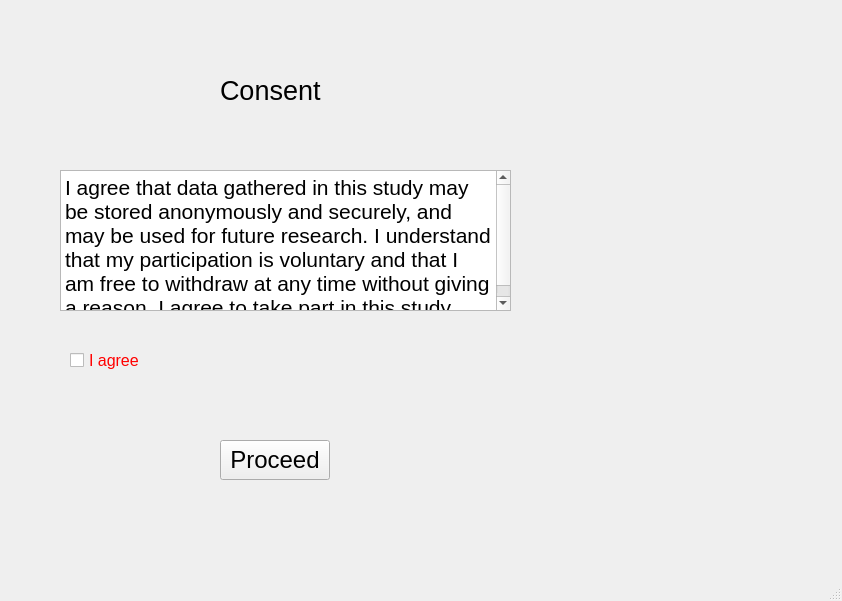
<?xml version="1.0" encoding="UTF-8"?>
<ui version="4.0">
 <class>MainWindow</class>
 <widget class="QMainWindow" name="MainWindow">
  <property name="geometry">
   <rect>
    <x>0</x>
    <y>0</y>
    <width>842</width>
    <height>601</height>
   </rect>
  </property>
  <property name="windowTitle">
   <string>MainWindow</string>
  </property>
  <widget class="QWidget" name="centralwidget">
   <widget class="QStackedWidget" name="pageContainer">
    <property name="geometry">
     <rect>
      <x>0</x>
      <y>20</y>
      <width>800</width>
      <height>500</height>
     </rect>
    </property>
    <property name="currentIndex">
     <number>0</number>
    </property>
    <widget class="QWidget" name="consentPage">
     <widget class="QLabel" name="consentLabel">
      <property name="geometry">
       <rect>
        <x>220</x>
        <y>0</y>
        <width>221</width>
        <height>141</height>
       </rect>
      </property>
      <property name="font">
       <font>
        <pointsize>20</pointsize>
       </font>
      </property>
      <property name="text">
       <string>Consent</string>
      </property>
     </widget>
     <widget class="QTextBrowser" name="textBrowser">
      <property name="geometry">
       <rect>
        <x>60</x>
        <y>150</y>
        <width>451</width>
        <height>141</height>
       </rect>
      </property>
      <property name="html">
       <string>&lt;!DOCTYPE HTML PUBLIC &quot;-//W3C//DTD HTML 4.0//EN&quot; &quot;http://www.w3.org/TR/REC-html40/strict.dtd&quot;&gt;
&lt;html&gt;&lt;head&gt;&lt;meta name=&quot;qrichtext&quot; content=&quot;1&quot; /&gt;&lt;style type=&quot;text/css&quot;&gt;
p, li { white-space: pre-wrap; }
&lt;/style&gt;&lt;/head&gt;&lt;body style=&quot; font-family:'MS Shell Dlg 2'; font-size:8pt; font-weight:400; font-style:normal;&quot;&gt;
&lt;p style=&quot; margin-top:12px; margin-bottom:12px; margin-left:0px; margin-right:0px; -qt-block-indent:0; text-indent:0px;&quot;&gt;&lt;span style=&quot; font-size:16pt;&quot;&gt;I agree that data gathered in this study may be stored anonymously and securely, and may be used for future research. I understand that my participation is voluntary and that I am free to withdraw at any time without giving a reason. I agree to take part in this study.&lt;/span&gt;&lt;/p&gt;&lt;/body&gt;&lt;/html&gt;</string>
      </property>
     </widget>
     <widget class="QCheckBox" name="checkBox">
      <property name="geometry">
       <rect>
        <x>70</x>
        <y>330</y>
        <width>131</width>
        <height>21</height>
       </rect>
      </property>
      <property name="palette">
       <palette>
        <active>
         <colorrole role="WindowText">
          <brush brushstyle="SolidPattern">
           <color alpha="255">
            <red>255</red>
            <green>0</green>
            <blue>0</blue>
           </color>
          </brush>
         </colorrole>
        </active>
        <inactive>
         <colorrole role="WindowText">
          <brush brushstyle="SolidPattern">
           <color alpha="255">
            <red>255</red>
            <green>0</green>
            <blue>0</blue>
           </color>
          </brush>
         </colorrole>
        </inactive>
        <disabled>
         <colorrole role="WindowText">
          <brush brushstyle="SolidPattern">
           <color alpha="255">
            <red>120</red>
            <green>120</green>
            <blue>120</blue>
           </color>
          </brush>
         </colorrole>
        </disabled>
       </palette>
      </property>
      <property name="font">
       <font>
        <pointsize>12</pointsize>
       </font>
      </property>
      <property name="text">
       <string>I agree</string>
      </property>
     </widget>
     <widget class="QPushButton" name="proceedButton1">
      <property name="geometry">
       <rect>
        <x>220</x>
        <y>420</y>
        <width>110</width>
        <height>40</height>
       </rect>
      </property>
      <property name="font">
       <font>
        <pointsize>18</pointsize>
       </font>
      </property>
      <property name="text">
       <string>Proceed</string>
      </property>
     </widget>
    </widget>
    <widget class="QWidget" name="demoPage">
     <widget class="QLabel" name="infoLabel">
      <property name="geometry">
       <rect>
        <x>0</x>
        <y>60</y>
        <width>311</width>
        <height>50</height>
       </rect>
      </property>
      <property name="palette">
       <palette>
        <active>
         <colorrole role="WindowText">
          <brush brushstyle="SolidPattern">
           <color alpha="255">
            <red>0</red>
            <green>85</green>
            <blue>127</blue>
           </color>
          </brush>
         </colorrole>
         <colorrole role="Button">
          <brush brushstyle="SolidPattern">
           <color alpha="255">
            <red>255</red>
            <green>255</green>
            <blue>255</blue>
           </color>
          </brush>
         </colorrole>
         <colorrole role="Text">
          <brush brushstyle="SolidPattern">
           <color alpha="255">
            <red>255</red>
            <green>255</green>
            <blue>255</blue>
           </color>
          </brush>
         </colorrole>
         <colorrole role="Base">
          <brush brushstyle="SolidPattern">
           <color alpha="255">
            <red>0</red>
            <green>0</green>
            <blue>0</blue>
           </color>
          </brush>
         </colorrole>
         <colorrole role="Window">
          <brush brushstyle="SolidPattern">
           <color alpha="255">
            <red>255</red>
            <green>255</green>
            <blue>255</blue>
           </color>
          </brush>
         </colorrole>
         <colorrole role="Shadow">
          <brush brushstyle="SolidPattern">
           <color alpha="255">
            <red>170</red>
            <green>170</green>
            <blue>127</blue>
           </color>
          </brush>
         </colorrole>
        </active>
        <inactive>
         <colorrole role="WindowText">
          <brush brushstyle="SolidPattern">
           <color alpha="255">
            <red>0</red>
            <green>85</green>
            <blue>127</blue>
           </color>
          </brush>
         </colorrole>
         <colorrole role="Button">
          <brush brushstyle="SolidPattern">
           <color alpha="255">
            <red>255</red>
            <green>255</green>
            <blue>255</blue>
           </color>
          </brush>
         </colorrole>
         <colorrole role="Text">
          <brush brushstyle="SolidPattern">
           <color alpha="255">
            <red>255</red>
            <green>255</green>
            <blue>255</blue>
           </color>
          </brush>
         </colorrole>
         <colorrole role="Base">
          <brush brushstyle="SolidPattern">
           <color alpha="255">
            <red>0</red>
            <green>0</green>
            <blue>0</blue>
           </color>
          </brush>
         </colorrole>
         <colorrole role="Window">
          <brush brushstyle="SolidPattern">
           <color alpha="255">
            <red>255</red>
            <green>255</green>
            <blue>255</blue>
           </color>
          </brush>
         </colorrole>
         <colorrole role="Shadow">
          <brush brushstyle="SolidPattern">
           <color alpha="255">
            <red>170</red>
            <green>170</green>
            <blue>127</blue>
           </color>
          </brush>
         </colorrole>
        </inactive>
        <disabled>
         <colorrole role="WindowText">
          <brush brushstyle="SolidPattern">
           <color alpha="255">
            <red>120</red>
            <green>120</green>
            <blue>120</blue>
           </color>
          </brush>
         </colorrole>
         <colorrole role="Button">
          <brush brushstyle="SolidPattern">
           <color alpha="255">
            <red>255</red>
            <green>255</green>
            <blue>255</blue>
           </color>
          </brush>
         </colorrole>
         <colorrole role="Text">
          <brush brushstyle="SolidPattern">
           <color alpha="255">
            <red>120</red>
            <green>120</green>
            <blue>120</blue>
           </color>
          </brush>
         </colorrole>
         <colorrole role="Base">
          <brush brushstyle="SolidPattern">
           <color alpha="255">
            <red>255</red>
            <green>255</green>
            <blue>255</blue>
           </color>
          </brush>
         </colorrole>
         <colorrole role="Window">
          <brush brushstyle="SolidPattern">
           <color alpha="255">
            <red>255</red>
            <green>255</green>
            <blue>255</blue>
           </color>
          </brush>
         </colorrole>
         <colorrole role="Shadow">
          <brush brushstyle="SolidPattern">
           <color alpha="255">
            <red>170</red>
            <green>170</green>
            <blue>127</blue>
           </color>
          </brush>
         </colorrole>
        </disabled>
       </palette>
      </property>
      <property name="font">
       <font>
        <family>Arial</family>
        <pointsize>12</pointsize>
        <weight>75</weight>
        <bold>true</bold>
       </font>
      </property>
      <property name="text">
       <string>Please provide the following information:</string>
      </property>
     </widget>
     <widget class="QLabel" name="ageLabel">
      <property name="geometry">
       <rect>
        <x>10</x>
        <y>160</y>
        <width>71</width>
        <height>31</height>
       </rect>
      </property>
      <property name="font">
       <font>
        <pointsize>10</pointsize>
        <weight>75</weight>
        <bold>true</bold>
       </font>
      </property>
      <property name="text">
       <string>Age:</string>
      </property>
     </widget>
     <widget class="QLabel" name="genderLabel">
      <property name="geometry">
       <rect>
        <x>10</x>
        <y>220</y>
        <width>71</width>
        <height>31</height>
       </rect>
      </property>
      <property name="font">
       <font>
        <pointsize>10</pointsize>
        <weight>75</weight>
        <bold>true</bold>
       </font>
      </property>
      <property name="text">
       <string>Gender:</string>
      </property>
     </widget>
     <widget class="QWidget" name="genderGroup" native="true">
      <property name="geometry">
       <rect>
        <x>80</x>
        <y>220</y>
        <width>451</width>
        <height>41</height>
       </rect>
      </property>
      <widget class="QRadioButton" name="rdbM">
       <property name="geometry">
        <rect>
         <x>10</x>
         <y>10</y>
         <width>71</width>
         <height>21</height>
        </rect>
       </property>
       <property name="font">
        <font>
         <pointsize>11</pointsize>
        </font>
       </property>
       <property name="text">
        <string>Male</string>
       </property>
      </widget>
      <widget class="QRadioButton" name="rdbF">
       <property name="geometry">
        <rect>
         <x>70</x>
         <y>10</y>
         <width>81</width>
         <height>21</height>
        </rect>
       </property>
       <property name="font">
        <font>
         <pointsize>11</pointsize>
        </font>
       </property>
       <property name="text">
        <string>Female</string>
       </property>
      </widget>
      <widget class="QRadioButton" name="rdbO">
       <property name="geometry">
        <rect>
         <x>150</x>
         <y>10</y>
         <width>71</width>
         <height>21</height>
        </rect>
       </property>
       <property name="font">
        <font>
         <pointsize>11</pointsize>
        </font>
       </property>
       <property name="text">
        <string>Other</string>
       </property>
      </widget>
      <widget class="QRadioButton" name="rdbP">
       <property name="geometry">
        <rect>
         <x>210</x>
         <y>10</y>
         <width>201</width>
         <height>21</height>
        </rect>
       </property>
       <property name="font">
        <font>
         <pointsize>11</pointsize>
        </font>
       </property>
       <property name="text">
        <string>Prefer not to say</string>
       </property>
      </widget>
     </widget>
     <widget class="QLineEdit" name="ageInput">
      <property name="geometry">
       <rect>
        <x>40</x>
        <y>160</y>
        <width>61</width>
        <height>20</height>
       </rect>
      </property>
      <property name="text">
       <string/>
      </property>
     </widget>
     <widget class="QLabel" name="eduLabel">
      <property name="geometry">
       <rect>
        <x>10</x>
        <y>280</y>
        <width>111</width>
        <height>61</height>
       </rect>
      </property>
      <property name="font">
       <font>
        <pointsize>11</pointsize>
        <weight>75</weight>
        <bold>true</bold>
       </font>
      </property>
      <property name="text">
       <string>Education Level:</string>
      </property>
     </widget>
     <widget class="QWidget" name="eduGrp" native="true">
      <property name="geometry">
       <rect>
        <x>110</x>
        <y>290</y>
        <width>491</width>
        <height>51</height>
       </rect>
      </property>
      <widget class="QRadioButton" name="rdbBA">
       <property name="geometry">
        <rect>
         <x>10</x>
         <y>10</y>
         <width>91</width>
         <height>21</height>
        </rect>
       </property>
       <property name="font">
        <font>
         <pointsize>10</pointsize>
        </font>
       </property>
       <property name="text">
        <string>Bachelor's</string>
       </property>
      </widget>
      <widget class="QRadioButton" name="rdbMA">
       <property name="geometry">
        <rect>
         <x>110</x>
         <y>10</y>
         <width>62</width>
         <height>21</height>
        </rect>
       </property>
       <property name="font">
        <font>
         <pointsize>10</pointsize>
        </font>
       </property>
       <property name="text">
        <string>Master</string>
       </property>
      </widget>
      <widget class="QRadioButton" name="rdbPhD">
       <property name="geometry">
        <rect>
         <x>200</x>
         <y>10</y>
         <width>62</width>
         <height>21</height>
        </rect>
       </property>
       <property name="font">
        <font>
         <pointsize>10</pointsize>
        </font>
       </property>
       <property name="text">
        <string>PhD</string>
       </property>
      </widget>
      <widget class="QRadioButton" name="rdbHS">
       <property name="geometry">
        <rect>
         <x>320</x>
         <y>10</y>
         <width>131</width>
         <height>21</height>
        </rect>
       </property>
       <property name="font">
        <font>
         <pointsize>10</pointsize>
        </font>
       </property>
       <property name="text">
        <string>Highscool or lower</string>
       </property>
      </widget>
     </widget>
     <widget class="QLabel" name="ageError">
      <property name="geometry">
       <rect>
        <x>130</x>
        <y>170</y>
        <width>251</width>
        <height>21</height>
       </rect>
      </property>
      <property name="palette">
       <palette>
        <active>
         <colorrole role="WindowText">
          <brush brushstyle="SolidPattern">
           <color alpha="255">
            <red>255</red>
            <green>0</green>
            <blue>0</blue>
           </color>
          </brush>
         </colorrole>
        </active>
        <inactive>
         <colorrole role="WindowText">
          <brush brushstyle="SolidPattern">
           <color alpha="255">
            <red>255</red>
            <green>0</green>
            <blue>0</blue>
           </color>
          </brush>
         </colorrole>
        </inactive>
        <disabled>
         <colorrole role="WindowText">
          <brush brushstyle="SolidPattern">
           <color alpha="255">
            <red>120</red>
            <green>120</green>
            <blue>120</blue>
           </color>
          </brush>
         </colorrole>
        </disabled>
       </palette>
      </property>
      <property name="font">
       <font>
        <pointsize>12</pointsize>
        <weight>75</weight>
        <bold>true</bold>
       </font>
      </property>
      <property name="text">
       <string>Error: Please enter a valid age</string>
      </property>
     </widget>
     <widget class="QLabel" name="genderError">
      <property name="geometry">
       <rect>
        <x>380</x>
        <y>260</y>
        <width>221</width>
        <height>31</height>
       </rect>
      </property>
      <property name="palette">
       <palette>
        <active>
         <colorrole role="WindowText">
          <brush brushstyle="SolidPattern">
           <color alpha="255">
            <red>255</red>
            <green>0</green>
            <blue>0</blue>
           </color>
          </brush>
         </colorrole>
        </active>
        <inactive>
         <colorrole role="WindowText">
          <brush brushstyle="SolidPattern">
           <color alpha="255">
            <red>255</red>
            <green>0</green>
            <blue>0</blue>
           </color>
          </brush>
         </colorrole>
        </inactive>
        <disabled>
         <colorrole role="WindowText">
          <brush brushstyle="SolidPattern">
           <color alpha="255">
            <red>120</red>
            <green>120</green>
            <blue>120</blue>
           </color>
          </brush>
         </colorrole>
        </disabled>
       </palette>
      </property>
      <property name="font">
       <font>
        <pointsize>12</pointsize>
        <weight>75</weight>
        <bold>true</bold>
       </font>
      </property>
      <property name="text">
       <string>Error: Please select your gender</string>
      </property>
     </widget>
     <widget class="QLabel" name="eduError">
      <property name="geometry">
       <rect>
        <x>400</x>
        <y>350</y>
        <width>201</width>
        <height>31</height>
       </rect>
      </property>
      <property name="palette">
       <palette>
        <active>
         <colorrole role="WindowText">
          <brush brushstyle="SolidPattern">
           <color alpha="255">
            <red>255</red>
            <green>0</green>
            <blue>0</blue>
           </color>
          </brush>
         </colorrole>
        </active>
        <inactive>
         <colorrole role="WindowText">
          <brush brushstyle="SolidPattern">
           <color alpha="255">
            <red>255</red>
            <green>0</green>
            <blue>0</blue>
           </color>
          </brush>
         </colorrole>
        </inactive>
        <disabled>
         <colorrole role="WindowText">
          <brush brushstyle="SolidPattern">
           <color alpha="255">
            <red>120</red>
            <green>120</green>
            <blue>120</blue>
           </color>
          </brush>
         </colorrole>
        </disabled>
       </palette>
      </property>
      <property name="font">
       <font>
        <pointsize>10</pointsize>
        <weight>75</weight>
        <bold>true</bold>
       </font>
      </property>
      <property name="text">
       <string>Error: Please select your Edu Level</string>
      </property>
     </widget>
     <widget class="QPushButton" name="proceedButton1_2">
      <property name="geometry">
       <rect>
        <x>290</x>
        <y>450</y>
        <width>110</width>
        <height>40</height>
       </rect>
      </property>
      <property name="font">
       <font>
        <pointsize>18</pointsize>
       </font>
      </property>
      <property name="text">
       <string>Proceed</string>
      </property>
     </widget>
    </widget>
    <widget class="QWidget" name="insPage">
     <widget class="QLabel" name="insLabel">
      <property name="geometry">
       <rect>
        <x>370</x>
        <y>50</y>
        <width>181</width>
        <height>41</height>
       </rect>
      </property>
      <property name="font">
       <font>
        <pointsize>18</pointsize>
       </font>
      </property>
      <property name="text">
       <string>Instruction</string>
      </property>
     </widget>
     <widget class="QTextBrowser" name="insText">
      <property name="geometry">
       <rect>
        <x>20</x>
        <y>130</y>
        <width>621</width>
        <height>151</height>
       </rect>
      </property>
      <property name="html">
       <string>&lt;!DOCTYPE HTML PUBLIC &quot;-//W3C//DTD HTML 4.0//EN&quot; &quot;http://www.w3.org/TR/REC-html40/strict.dtd&quot;&gt;
&lt;html&gt;&lt;head&gt;&lt;meta name=&quot;qrichtext&quot; content=&quot;1&quot; /&gt;&lt;style type=&quot;text/css&quot;&gt;
p, li { white-space: pre-wrap; }
&lt;/style&gt;&lt;/head&gt;&lt;body style=&quot; font-family:'MS Shell Dlg 2'; font-size:8pt; font-weight:400; font-style:normal;&quot;&gt;
&lt;p style=&quot; margin-top:0px; margin-bottom:0px; margin-left:0px; margin-right:0px; -qt-block-indent:0; text-indent:0px;&quot;&gt;&lt;span style=&quot; font-size:12pt; font-weight:600; color:#ff0000;&quot;&gt;In the next page, you will see two urns, each contains a mix of red and blue marbles. Your task is to choose one of them and draw a marble. You will win a prize if the marble is red. &lt;/span&gt;&lt;/p&gt;
&lt;p style=&quot;-qt-paragraph-type:empty; margin-top:0px; margin-bottom:0px; margin-left:0px; margin-right:0px; -qt-block-indent:0; text-indent:0px; font-size:12pt; font-weight:600; color:#ff0000;&quot;&gt;&lt;br /&gt;&lt;/p&gt;
&lt;p style=&quot; margin-top:0px; margin-bottom:0px; margin-left:0px; margin-right:0px; -qt-block-indent:0; text-indent:0px;&quot;&gt;&lt;span style=&quot; font-size:12pt; font-weight:600; color:#ff0000;&quot;&gt;Please click the 'Proceed' button below if you are ready to move to the next page. &lt;/span&gt;&lt;/p&gt;&lt;/body&gt;&lt;/html&gt;</string>
      </property>
     </widget>
     <widget class="QPushButton" name="proceedButton1_3">
      <property name="geometry">
       <rect>
        <x>350</x>
        <y>340</y>
        <width>110</width>
        <height>40</height>
       </rect>
      </property>
      <property name="font">
       <font>
        <pointsize>18</pointsize>
       </font>
      </property>
      <property name="text">
       <string>Proceed</string>
      </property>
     </widget>
    </widget>
    <widget class="QWidget" name="trial1Page">
     <widget class="QWidget" name="urnAgroup" native="true">
      <property name="geometry">
       <rect>
        <x>40</x>
        <y>40</y>
        <width>91</width>
        <height>201</height>
       </rect>
      </property>
      <widget class="QLabel" name="urnLabelA">
       <property name="geometry">
        <rect>
         <x>0</x>
         <y>40</y>
         <width>71</width>
         <height>131</height>
        </rect>
       </property>
       <property name="autoFillBackground">
        <bool>false</bool>
       </property>
       <property name="text">
        <string/>
       </property>
       <property name="pixmap">
        <pixmap>Weixin Image_20231214131800.png</pixmap>
       </property>
      </widget>
      <widget class="QLabel" name="urnALabel1">
       <property name="geometry">
        <rect>
         <x>0</x>
         <y>170</y>
         <width>81</width>
         <height>16</height>
        </rect>
       </property>
       <property name="palette">
        <palette>
         <active>
          <colorrole role="WindowText">
           <brush brushstyle="SolidPattern">
            <color alpha="255">
             <red>255</red>
             <green>0</green>
             <blue>0</blue>
            </color>
           </brush>
          </colorrole>
         </active>
         <inactive>
          <colorrole role="WindowText">
           <brush brushstyle="SolidPattern">
            <color alpha="255">
             <red>255</red>
             <green>0</green>
             <blue>0</blue>
            </color>
           </brush>
          </colorrole>
         </inactive>
         <disabled>
          <colorrole role="WindowText">
           <brush brushstyle="SolidPattern">
            <color alpha="255">
             <red>120</red>
             <green>120</green>
             <blue>120</blue>
            </color>
           </brush>
          </colorrole>
         </disabled>
        </palette>
       </property>
       <property name="font">
        <font>
         <pointsize>11</pointsize>
        </font>
       </property>
       <property name="text">
        <string>urn A</string>
       </property>
      </widget>
     </widget>
     <widget class="QWidget" name="urnBgroup" native="true">
      <property name="geometry">
       <rect>
        <x>350</x>
        <y>50</y>
        <width>81</width>
        <height>201</height>
       </rect>
      </property>
      <widget class="QLabel" name="urnLabelB">
       <property name="geometry">
        <rect>
         <x>0</x>
         <y>40</y>
         <width>71</width>
         <height>131</height>
        </rect>
       </property>
       <property name="autoFillBackground">
        <bool>false</bool>
       </property>
       <property name="text">
        <string/>
       </property>
       <property name="pixmap">
        <pixmap>Weixin Image_20231214131800.png</pixmap>
       </property>
      </widget>
      <widget class="QLabel" name="urnBLabel1">
       <property name="geometry">
        <rect>
         <x>0</x>
         <y>170</y>
         <width>81</width>
         <height>16</height>
        </rect>
       </property>
       <property name="palette">
        <palette>
         <active>
          <colorrole role="WindowText">
           <brush brushstyle="SolidPattern">
            <color alpha="255">
             <red>255</red>
             <green>0</green>
             <blue>0</blue>
            </color>
           </brush>
          </colorrole>
         </active>
         <inactive>
          <colorrole role="WindowText">
           <brush brushstyle="SolidPattern">
            <color alpha="255">
             <red>255</red>
             <green>0</green>
             <blue>0</blue>
            </color>
           </brush>
          </colorrole>
         </inactive>
         <disabled>
          <colorrole role="WindowText">
           <brush brushstyle="SolidPattern">
            <color alpha="255">
             <red>120</red>
             <green>120</green>
             <blue>120</blue>
            </color>
           </brush>
          </colorrole>
         </disabled>
        </palette>
       </property>
       <property name="font">
        <font>
         <pointsize>11</pointsize>
        </font>
       </property>
       <property name="text">
        <string>urn B</string>
       </property>
      </widget>
     </widget>
     <widget class="QRadioButton" name="rdb_a">
      <property name="geometry">
       <rect>
        <x>40</x>
        <y>310</y>
        <width>91</width>
        <height>21</height>
       </rect>
      </property>
      <property name="text">
       <string/>
      </property>
     </widget>
     <widget class="QRadioButton" name="rdb_b">
      <property name="geometry">
       <rect>
        <x>350</x>
        <y>310</y>
        <width>91</width>
        <height>21</height>
       </rect>
      </property>
      <property name="text">
       <string/>
      </property>
     </widget>
     <widget class="QPushButton" name="confirmBtn1">
      <property name="geometry">
       <rect>
        <x>190</x>
        <y>350</y>
        <width>111</width>
        <height>31</height>
       </rect>
      </property>
      <property name="font">
       <font>
        <pointsize>11</pointsize>
       </font>
      </property>
      <property name="text">
       <string>Confirmed</string>
      </property>
     </widget>
     <widget class="QLabel" name="redLabel1">
      <property name="geometry">
       <rect>
        <x>190</x>
        <y>400</y>
        <width>111</width>
        <height>31</height>
       </rect>
      </property>
      <property name="palette">
       <palette>
        <active>
         <colorrole role="WindowText">
          <brush brushstyle="SolidPattern">
           <color alpha="255">
            <red>255</red>
            <green>0</green>
            <blue>0</blue>
           </color>
          </brush>
         </colorrole>
        </active>
        <inactive>
         <colorrole role="WindowText">
          <brush brushstyle="SolidPattern">
           <color alpha="255">
            <red>255</red>
            <green>0</green>
            <blue>0</blue>
           </color>
          </brush>
         </colorrole>
        </inactive>
        <disabled>
         <colorrole role="WindowText">
          <brush brushstyle="SolidPattern">
           <color alpha="255">
            <red>120</red>
            <green>120</green>
            <blue>120</blue>
           </color>
          </brush>
         </colorrole>
        </disabled>
       </palette>
      </property>
      <property name="font">
       <font>
        <pointsize>13</pointsize>
       </font>
      </property>
      <property name="text">
       <string>Red</string>
      </property>
     </widget>
     <widget class="QLabel" name="blueLabel1">
      <property name="geometry">
       <rect>
        <x>190</x>
        <y>400</y>
        <width>111</width>
        <height>31</height>
       </rect>
      </property>
      <property name="palette">
       <palette>
        <active>
         <colorrole role="WindowText">
          <brush brushstyle="SolidPattern">
           <color alpha="255">
            <red>0</red>
            <green>0</green>
            <blue>255</blue>
           </color>
          </brush>
         </colorrole>
        </active>
        <inactive>
         <colorrole role="WindowText">
          <brush brushstyle="SolidPattern">
           <color alpha="255">
            <red>0</red>
            <green>0</green>
            <blue>255</blue>
           </color>
          </brush>
         </colorrole>
        </inactive>
        <disabled>
         <colorrole role="WindowText">
          <brush brushstyle="SolidPattern">
           <color alpha="255">
            <red>120</red>
            <green>120</green>
            <blue>120</blue>
           </color>
          </brush>
         </colorrole>
        </disabled>
       </palette>
      </property>
      <property name="font">
       <font>
        <pointsize>13</pointsize>
       </font>
      </property>
      <property name="text">
       <string>Blue</string>
      </property>
     </widget>
     <widget class="QPushButton" name="proceedButton1_4">
      <property name="geometry">
       <rect>
        <x>340</x>
        <y>450</y>
        <width>110</width>
        <height>40</height>
       </rect>
      </property>
      <property name="font">
       <font>
        <pointsize>18</pointsize>
       </font>
      </property>
      <property name="text">
       <string>Proceed</string>
      </property>
     </widget>
     <widget class="QLabel" name="knownLabel">
      <property name="geometry">
       <rect>
        <x>40</x>
        <y>250</y>
        <width>231</width>
        <height>41</height>
       </rect>
      </property>
      <property name="font">
       <font>
        <pointsize>10</pointsize>
        <weight>75</weight>
        <bold>true</bold>
       </font>
      </property>
      <property name="text">
       <string/>
      </property>
     </widget>
     <widget class="QLabel" name="unknownLabel">
      <property name="geometry">
       <rect>
        <x>350</x>
        <y>260</y>
        <width>201</width>
        <height>41</height>
       </rect>
      </property>
      <property name="font">
       <font>
        <pointsize>10</pointsize>
        <weight>75</weight>
        <bold>true</bold>
       </font>
      </property>
      <property name="text">
       <string/>
      </property>
     </widget>
    </widget>
    <widget class="QWidget" name="debriefPage">
     <widget class="QLabel" name="label">
      <property name="geometry">
       <rect>
        <x>260</x>
        <y>60</y>
        <width>171</width>
        <height>41</height>
       </rect>
      </property>
      <property name="font">
       <font>
        <pointsize>16</pointsize>
        <weight>75</weight>
        <bold>true</bold>
       </font>
      </property>
      <property name="text">
       <string>Debrief</string>
      </property>
     </widget>
     <widget class="QTextBrowser" name="debriefTxt">
      <property name="geometry">
       <rect>
        <x>20</x>
        <y>140</y>
        <width>591</width>
        <height>192</height>
       </rect>
      </property>
      <property name="html">
       <string>&lt;!DOCTYPE HTML PUBLIC &quot;-//W3C//DTD HTML 4.0//EN&quot; &quot;http://www.w3.org/TR/REC-html40/strict.dtd&quot;&gt;
&lt;html&gt;&lt;head&gt;&lt;meta name=&quot;qrichtext&quot; content=&quot;1&quot; /&gt;&lt;style type=&quot;text/css&quot;&gt;
p, li { white-space: pre-wrap; }
&lt;/style&gt;&lt;/head&gt;&lt;body style=&quot; font-family:'MS Shell Dlg 2'; font-size:8pt; font-weight:400; font-style:normal;&quot;&gt;
&lt;p style=&quot; margin-top:0px; margin-bottom:0px; margin-left:0px; margin-right:0px; -qt-block-indent:0; text-indent:0px;&quot;&gt;&lt;span style=&quot; font-size:12pt;&quot;&gt;Thank you for participating in our decision-making experiment. We appreciate your time and effort in helping us understand decision-making processes better. Please be assured that all your responses have been recorded anonymously and will be used solely for research purposes. You may click the exit button below to leave the study. &lt;/span&gt;&lt;/p&gt;&lt;/body&gt;&lt;/html&gt;</string>
      </property>
     </widget>
     <widget class="QPushButton" name="exitBtn">
      <property name="geometry">
       <rect>
        <x>230</x>
        <y>380</y>
        <width>121</width>
        <height>51</height>
       </rect>
      </property>
      <property name="font">
       <font>
        <pointsize>13</pointsize>
       </font>
      </property>
      <property name="text">
       <string>Exit</string>
      </property>
     </widget>
    </widget>
   </widget>
  </widget>
  <widget class="QMenuBar" name="menubar">
   <property name="geometry">
    <rect>
     <x>0</x>
     <y>0</y>
     <width>842</width>
     <height>18</height>
    </rect>
   </property>
  </widget>
  <widget class="QStatusBar" name="statusbar"/>
 </widget>
 <resources/>
 <connections/>
</ui>
